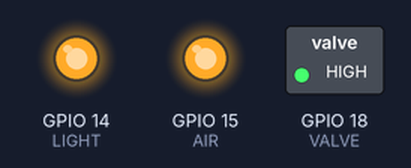
This program was run on a simulated Raspberry Pi (BCM pin numbers). On the bench: switched loads named in the program (green lamp = pin HIGH), output pins drawn as LEDs (lit = HIGH). At 0.0 s the program stops and its outputs stay as they are.

Above: at 0.1 s.
Timing chart, 0 to 1.5 s (numbered marks = the images above):
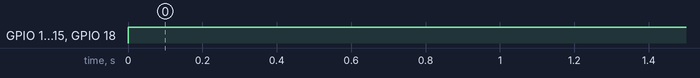

The program:

allOFF.py
```python
#!/usr/bin/env python

import RPi.GPIO as GPIO, time

GPIO.setmode(GPIO.BCM)
LIGHT = 14
AIR = 15
VALVE = 18
GPIO.setup(LIGHT, GPIO.OUT, initial=GPIO.HIGH)
GPIO.setup(AIR, GPIO.OUT, initial=GPIO.HIGH)
GPIO.setup(VALVE, GPIO.OUT, initial=GPIO.HIGH)

GPIO.output(LIGHT, GPIO.HIGH)
GPIO.output(AIR, GPIO.HIGH)
GPIO.output(VALVE, GPIO.HIGH)
```

Measured:
- by itself, GPIO 14 (LIGHT), GPIO 15 (AIR), GPIO 18 (VALVE): LOW → HIGH at 0.00 s
